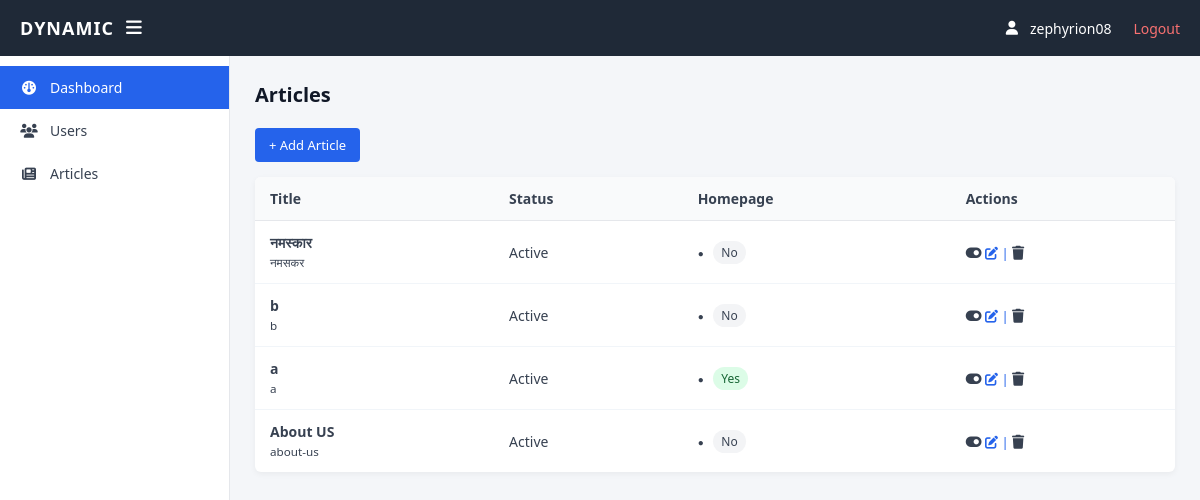
Page /articles/ (signed in) on the earlier database version.
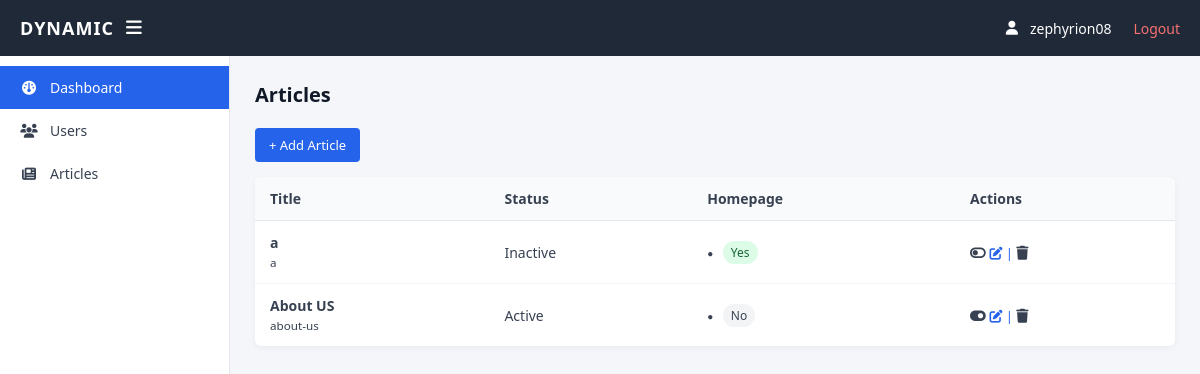
Same page on the later database version.
### articles/models.py (models this page shows, shortened)
class Article(models.Model):
    title = models.CharField(max_length=255)
    subtitle = models.CharField(max_length=255, blank=True)
    slug = models.SlugField(unique=True, blank=False)
    image = models.ImageField(
        upload_to='articles/',
        blank=True,
        null=True
    )
    content = models.TextField(blank=True)
    show_on_homepage = models.BooleanField(default=False)
    is_active = models.BooleanField(default=True)
    author = models.ForeignKey(
        User,
        on_delete=models.SET_NULL,
        null=True,
        blank=True
    )
    created_at = models.DateTimeField(auto_now_add=True)
    updated_at = models.DateTimeField(auto_now=True)

### articles/views.py (the view)
# urls.py: path('', views.article_list, name='article_list'),
@ensure_csrf_cookie
@login_required
def article_list(request):
    articles = Article.objects.all().order_by('-created_at')
    return render(request, 'articles/list.html', {'articles': articles})

### templates/articles/list.html (shortened to what this page needs)
{% extends "base.html" %}
{% block content %}
<h2>Articles</h2>
<a href="{% url 'article_create' %}" class="btn">+ Add Article</a>
<table class="log-table">
<tr>
    <th>Title</th>
    <th>Status</th>
    <th>Homepage</th>
    <th>Actions</th>
</tr>
{% for a in articles %}
<tr>
    <td>
        <strong>{{ a.title }}</strong><br>
        <small>{{ a.slug }}</small>
    </td>
    <td id="status-{{ a.id }}" class="{% if a.is_active %}status-active{% else %}status-inactive{% endif %}">
        {{ a.is_active|yesno:"Active,Inactive" }}
    </td>
    <td>
        {% if a.show_on_homepage %}
            <span class="badge badge-green">Yes</span>
        {% else %}
            <span class="badge badge-gray">No</span>
        {% endif %}
    </td>
    <td class="actions">
        <span class="status-toggle"
              data-url="{% url 'toggle_status' 'article' a.id %}"
              data-target="status-{{ a.id }}"
              onclick="event.preventDefault(); toggleStatus(this)"
              title="Toggle status">
            <i class="fa-solid {% if a.is_active %}fa-toggle-on{% else %}fa-toggle-off{% endif %}"></i>
        </span>
        <a href="{% url 'article_edit' a.id %}" class="icon edit" title="Edit">
            <i class="fa-solid fa-pen-to-square"></i> |
        </a>
        <span class="icon delete"
              title="Delete"
              onclick="openDeleteModal('{{ a.title }}', '{% url 'article_delete' a.id %}')">
            <i class="fa-solid fa-trash"></i>
        </span>
    </td>
</tr>
{% endfor %}
</table>
{% endblock %}

### templates/base.html (shortened to what this page needs)
{% load static %}
<!DOCTYPE html>
<html>
  <head>
    <link rel="stylesheet" href="{% static 'css/admin.css' %}" />
    <link
      rel="stylesheet"
      href="https://cdnjs.cloudflare.com/ajax/libs/font-awesome/6.5.1/css/all.min.css"
    />
  </head>
  <body>
    <header class="topbar">
      <div class="topbar-left">
        <span class="logo">DYNAMIC</span>
        <i class="fa-solid fa-bars" id="toggleSidebar"></i>
      </div>
      <div class="topbar-right">
        <i class="fa-solid fa-user"></i>
        {{ request.user.username }}
        <a href="{% url 'logout' %}" class="logout">Logout</a>
      </div>
    </header>
    <aside class="sidebar" id="sidebar">
      <nav>
        <a href="{% url 'dashboard' %}" class="active">
          <i class="fa-solid fa-gauge"></i>
          <span>Dashboard</span>
        </a>
        <a href="{% url 'user_list' %}">
          <i class="fa-solid fa-users"></i>
          <span>Users</span>
        </a>
        <a href="{% url 'article_list' %}">
          <i class="fa-solid fa-newspaper"></i>
          <span>Articles</span>
        </a>
      </nav>
    </aside>
    <main class="main" id="main">
      {% block content %}
      {% endblock %}</main>
  </body>
</html>

### static/css/admin.css (style rules this page uses)
* { box-sizing: border-box; }
body { margin: 0; font-family: "Segoe UI", Arial, sans-serif; background: #f4f6f9; color: #333; }
.topbar { height: 56px; background: #1f2937; color: #fff; display: flex; align-items: center; justify-content: space-between; padding: 0 20px; position: fixed; top: 0; left: 0; right: 0; z-index: 1000; }
.topbar-left { display: flex; align-items: center; gap: 12px; font-size: 18px; }
.logo { font-weight: 600; letter-spacing: 1px; }
.topbar-right { display: flex; align-items: center; gap: 12px; font-size: 14px; }
.logout { color: #f87171; text-decoration: none; margin-left: 10px; }
.sidebar { width: 230px; background: #ffffff; position: fixed; top: 56px; bottom: 0; left: 0; border-right: 1px solid #e5e7eb; padding-top: 10px; }
.sidebar nav a { display: flex; align-items: center; gap: 12px; padding: 12px 20px; color: #374151; text-decoration: none; font-size: 14px; }
.sidebar nav a i { width: 18px; text-align: center; }
.sidebar nav a.active { background: #2563eb; color: white; }
.main { margin-left: 230px; padding: 25px; margin-top: 56px; }
.sidebar, .main { transition: all 0.25s ease; }
#toggleSidebar { cursor: pointer; }
.log-table { width: 100%; border-collapse: collapse; background: #ffffff; border-radius: 6px; overflow: hidden; box-shadow: 0 2px 6px rgba(0, 0, 0, 0.05); font-size: 14px; }
.log-table th { background: #f9fafb; color: #374151; text-align: left; padding: 12px 15px; font-weight: 600; border-bottom: 1px solid #e5e7eb; }
.log-table td { padding: 12px 15px; border-bottom: 1px solid #f1f5f9; color: #374151; }
.log-table tr:last-child td { border-bottom: none; }
.log-table td:nth-child(3) { font-weight: 500; }
.log-table td:nth-child(3)::before { content: "●"; margin-right: 6px; font-size: 10px; }
.main h2 { margin-top: 0; margin-bottom: 20px; font-size: 20px; font-weight: 600; color: #111827; }
.btn { display: inline-block; background: #2563eb; color: white; padding: 8px 14px; border-radius: 4px; font-size: 13px; font-weight: 500; text-decoration: none; margin-bottom: 15px; transition: background 0.2s ease; }
.log-table a { color: #2563eb; text-decoration: none; font-size: 13px; }
.badge { display: inline-block; padding: 3px 8px; font-size: 12px; border-radius: 12px; font-weight: 500; }
.badge-green { background: #dcfce7; color: #166534; }
.badge-gray { background: #f3f4f6; color: #374151; }

Differences in the rows shown:
removed Article: title "नमस्कार", slug "नमसकर", is_active "Active", show_on_homepage "No"
removed Article: title "b", slug "b", is_active "Active", show_on_homepage "No"
removed Article: title "a", slug "a", is_active "Active", show_on_homepage "Yes"
added Article: title "a", slug "a", is_active "Inactive", show_on_homepage "Yes"
